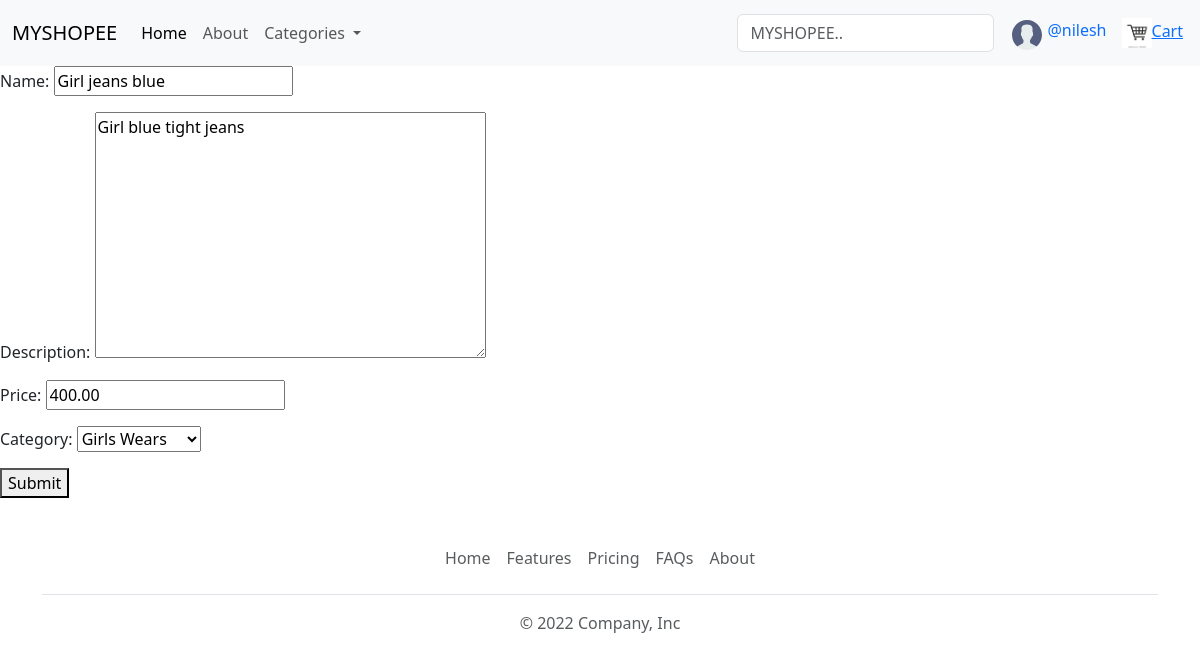
The page /Update-Product/21/ (signed in) on the database its author committed.
### base/models.py (models this page shows, shortened)
class Product(models.Model):
    name = models.CharField(max_length=200,blank=False)
    description = models.TextField(null=True,blank=True)
    price = models.DecimalField(max_digits=10, decimal_places=2)
    category = models.ForeignKey(Category,on_delete=models.CASCADE,blank=False)
    created = models.DateTimeField(auto_now_add=True)
    updated = models.DateTimeField(auto_now=True)
    class Meta:
        ordering = ['-updated','-created']

class Category(models.Model):
    name = models.CharField(max_length=200)
    def __str__(self):
        return self.name

### base/views.py (the view)
# urls.py: path('Update-Product/<str:pk>/',views.updateProduct,name="update-product"),
@login_required(login_url='login')
def updateProduct(request,pk):
    product = Product.objects.get(id=pk)
    form = ProductForm(instance=product)
    if request.method=='POST':
        form = ProductForm(request.POST,instance=product)
        if form.is_valid():
            form.save()
            return redirect('home')
    context={'form':form}
    return render(request,'base/create_update_product.html',context)

### base/forms.py
class ProductForm(ModelForm):
    class Meta:
        model = Product
        fields = '__all__'

### base/views.py (called while the page is built)
def navbar(request):
    categories = Category.objects.all()
    return {
        'categories': categories,
    }

### base/templates/base/create_update_product.html (shortened to what this page needs)
{% extends 'main.html' %}
{% block content %}
<form action="" method="POST">
    {{form.as_p}}
    <button type="submit">Submit</button>
</form>
{% endblock %}

### templates/navbar.html (shortened to what this page needs)
{% load static %}
<nav class="navbar navbar-expand-lg bg-body-tertiary">
    <div class="container-fluid">
      <a class="navbar-brand" href="#">MYSHOPEE</a>
      <div class="collapse navbar-collapse" id="navbarSupportedContent">
        <ul class="navbar-nav me-auto mb-2 mb-lg-0">
          <li class="nav-item">
            <a class="nav-link active" aria-current="page" href="{% url 'home' %}">Home</a>
          </li>
          <li class="nav-item">
            <a class="nav-link" href="#">About</a>
          </li>
          <li class="nav-item dropdown">
            <a class="nav-link dropdown-toggle" href="{% url 'navbar' %}" role="button" data-bs-toggle="dropdown" aria-expanded="false">
              Categories
            </a>
          </li>
        </ul>
        <div>
            <form class="d-flex" role="search" method="GET" action="{% url 'search-product' %}">
                <input class="form-control me-2" type="search" placeholder="MYSHOPEE.." aria-label="Search" name="q">
              </form>
        </div>
        <div class="login_cart">
        {% if request.user.is_authenticated %}
        <div class="login_bar">
          <a href="{% url 'logout' %}">
              <img src="{% static 'images/avatar.svg' %}" />
              <p>@{{user.username}}</p>
            </a>
      </div>
        {% endif %}
        <div class="cart">
            <a class="cart_link" href="{% url 'cart-product' %}"><img src="{% static 'images/cart_img.jpg' %}"/><span>Cart</span></a>
        </div>
    </div>
      </div>
    </div>
  </nav>

### static/styles/styles.css (style rules this page uses)
.cart { margin-left: 15px; margin-right: 5px; }
.cart img { width: 30px; height: 30px; }
.login_bar a { display: flex; align-items: center; text-decoration: none; margin-top: 10px; }
.login_bar img { margin-right: 5px; margin-bottom: 6px; width: 30px; height: 30px; }
.login_cart { display: flex; align-items: center; text-decoration: none; padding-left: 10px; }

### rows shown on the page
Product: name "Girl jeans blue", description "Girl blue tight jeans", price "400.00", category "Girls Wears"

### other values the page prints
{{ user.username }} "nilesh"
